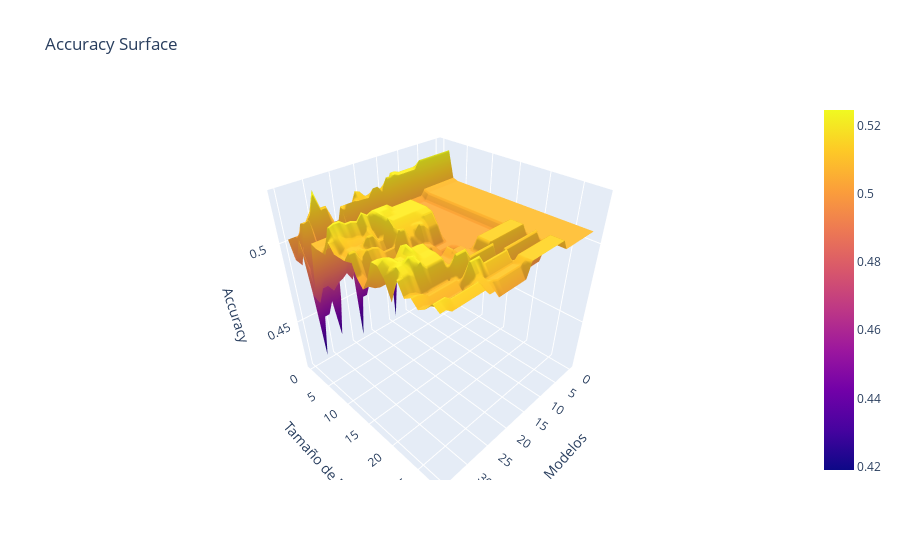

This figure's notebook cell:
### Code cell
fig1 = go.Figure(data=[go.Surface(z=n_est_mod_results['Accuracy'])])

fig1.update_layout(title='Accuracy Surface', autosize=True,
                   scene = dict(xaxis_title='Modelos',
                                yaxis_title='Tamaño de N',
                                zaxis_title='Accuracy'))

fig1.show()
fig1.write_html('Acc_Tree_Dim.html')

### Figure 1 — Plotly figure (JSON) as saved in the notebook; plotly's stock layout.template omitted (floating-point values rounded to 4 significant figures; data arrays with more than 128 entries replaced by an {"elided": "..."} marker saying what was removed)
{"data": [{"type": "surface", "z": {"elided": "29x36 float values"}}], "layout": {"autosize": true, "scene": {"xaxis": {"title": {"text": "Modelos"}}, "yaxis": {"title": {"text": "Tamaño de N"}}, "zaxis": {"title": {"text": "Accuracy"}}}, "title": {"text": "Accuracy Surface"}}}
